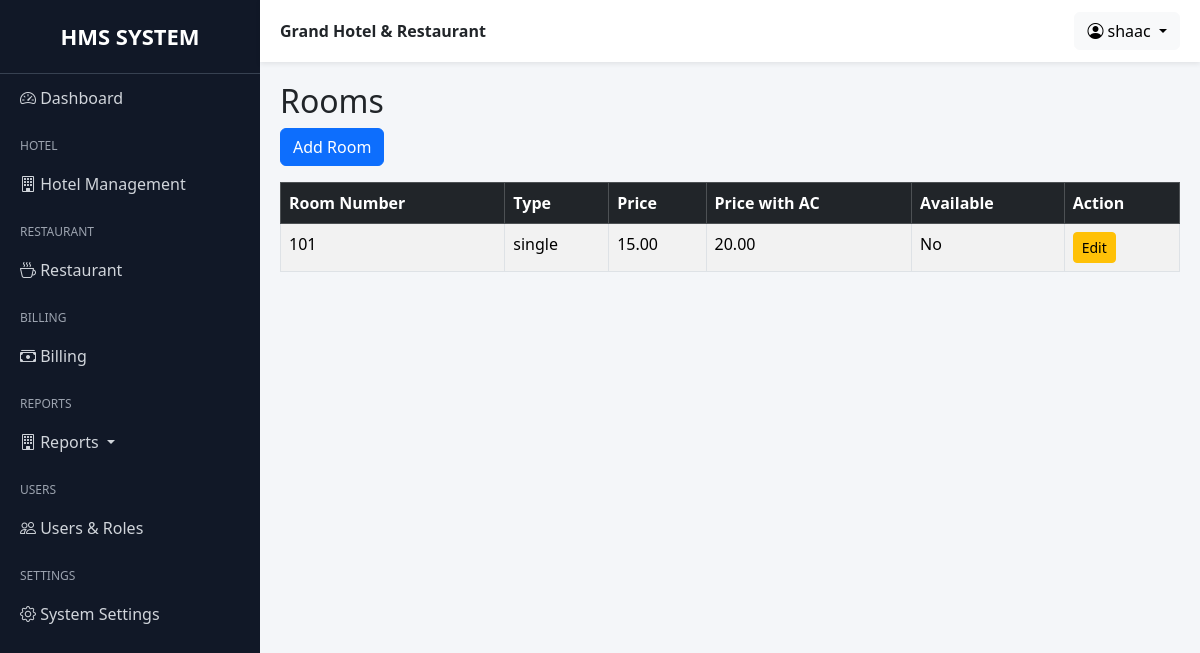
/grand/rooms/ (signed in), run on the app's committed database.
### hotel/models.py (models this page shows, shortened)
class Room(models.Model):
    ROOM_TYPES = (
        ("single", "Single"),
        ("double", "Double"),
        ("suite", "Suite"),
    )
    ROOM_STATUS = (
        ("available", "Available"),
        ("reserved", "Reserved"),
        ("occupied", "Occupied"),
        ("cleaning", "Cleaning"),
        ("maintenance", "Maintenance"),
        ("out_of_order", "Out of Order"),
    )
    number = models.IntegerField(unique=True)
    room_type = models.CharField(max_length=20, choices=ROOM_TYPES)
    price = models.DecimalField(max_digits=8, decimal_places=2)
    price_with_ac = models.DecimalField(max_digits=8, decimal_places=2)
    is_available = models.BooleanField(default=True)
    status = models.CharField(max_length=20, choices=ROOM_STATUS, default="available")
    created = models.DateTimeField(auto_now_add=True, blank=True, null=True)
    created_by = models.ForeignKey(User, on_delete=models.SET_NULL, null=True, blank=True)

### hotel/views.py (the view)
# urls.py: path('rooms/', RoomListView.as_view(), name='room_list'),
class RoomListView(LoginRequiredMixin, RoleRequiredMixin, ListView):
    allowed_roles = ROLES
    model = Room
    template_name = "hotel/room_list.html"
    context_object_name = "rooms"
    queryset = Room.objects.all().order_by("number")

### accounts/mixins.py (called while the page is built)
    def dispatch(self, request, *args, **kwargs):
        if not request.user.is_authenticated:
            return redirect("login")
        if not hasattr(request.user, "userprofile"):
            return redirect("no_permission")
        if request.user.userprofile.role not in self.allowed_roles:
            return redirect("no_permission")
        return super().dispatch(request, *args, **kwargs)

### templates/hotel/room_list.html
{% extends "base.html" %}
{% block content %}
<h2>Rooms</h2>
<a href="{% url 'room_add' %}" class="btn btn-primary mb-3">
Add Room
</a>
<table class="table table-bordered table-striped">
<thead class="table-dark">
<tr>
<th>Room Number</th>
<th>Type</th>
<th>Price</th>
<th>Price with AC</th>
<th>Available</th>
<th>Action</th>
</tr>
</thead>
{% for room in object_list %}
<tr>
<td>{{ room.number }}</td>
<td>{{ room.room_type }}</td>
<td>{{ room.price }}</td>
<td>{{ room.price_with_ac }}</td>
{% if room.is_available %}
<td>Yes</td>
{% else %}
<td>No</td>
{% endif %}
<td>
<a href="{% url 'room_edit' room.id %}" class="btn btn-sm btn-warning">
Edit
</a>
</tr>
{% endfor %}
</table>
{% endblock %}

### templates/base.html (shortened to what this page needs)
{% load static %}
<!DOCTYPE html>
<html lang="en">
<head>
    <link
        href="https://cdn.jsdelivr.net/npm/bootstrap@5.3.3/dist/css/bootstrap.min.css"
        rel="stylesheet">
    <link
        rel="stylesheet"
        href="https://cdn.jsdelivr.net/npm/bootstrap-icons@1.11.3/font/bootstrap-icons.min.css">
</head>
<body>
<div class="sidebar"
     id="sidebar">
    <div class="logo">
        HMS SYSTEM
    </div>
    <a href="">
        <i class="bi bi-speedometer2"></i>
        Dashboard
    </a>
    <div class="menu-title">
        Hotel
    </div>
    <a data-bs-toggle="collapse"
       href="#hotelMenu">
        <i class="bi bi-building"></i>
        Hotel Management
    </a>
    <div class="menu-title">
        Restaurant
    </div>
    <a data-bs-toggle="collapse"
       href="#restaurantMenu">
        <i class="bi bi-cup-hot"></i>
        Restaurant
    </a>
    <div class="menu-title">
        Billing
    </div>
    <a data-bs-toggle="collapse"
       href="#billingMenu">
        <i class="bi bi-cash-stack"></i>
        Billing
    </a>
    <div class="menu-title">Reports</div>
    <a class="dropdown-toggle" data-bs-toggle="collapse" href="#reportMenu">
        <i class="bi bi-building"></i>
        Reports
    </a>
    <div class="menu-title">
        Users
    </div>
    <a data-bs-toggle="collapse"
       href="#usersMenu">
        <i class="bi bi-people"></i>
        Users & Roles
    </a>
    <div class="menu-title">
        Settings
    </div>
    <a href="">
        <i class="bi bi-gear"></i>
        System Settings
    </a>
</div>
<div class="main-content">
    <div class="topbar d-flex justify-content-between align-items-center">
        <div>
            <strong>
                Grand Hotel & Restaurant
            </strong>
        </div>
        <div class="dropdown">
            <button class="btn btn-light dropdown-toggle"
                    data-bs-toggle="dropdown">
                <i class="bi bi-person-circle"></i>
                {{ request.user }}
            </button>
        </div>
    </div>
    <div class="page-content">
        {% block content %}
        {% endblock %}
    </div>
</div>
</body>
</html>

### templates/base.html (style rules this page uses)
body { overflow-x: hidden; background: #f4f6f9; }
.sidebar { width: 260px; min-height: 100vh; background: #111827; position: fixed; top: 0; left: 0; overflow-y: auto; overflow-x: hidden; scrollbar-width:thin; }
.sidebar .logo { padding: 20px; font-size: 22px; font-weight: bold; text-align: center; color: #fff; border-bottom: 1px solid #374151; }
.sidebar a { color: #d1d5db; text-decoration: none; display: block; padding: 12px 20px; transition: 0.3s; }
.sidebar .menu-title { color: #9ca3af; font-size: 12px; text-transform: uppercase; padding: 15px 20px 5px; }
.main-content { margin-left: 260px; min-height: 100vh; }
.topbar { background: white; padding: 12px 20px; box-shadow: 0 2px 5px rgba(0,0,0,0.08); position: sticky; top: 0; z-index: 1000; }
.page-content { padding: 20px; }

### data on the page
Room: number "101", room_type "single", price "15.00", price_with_ac "20.00", is_available "No"

### other printed values
{{ request.user }} "shaac"
